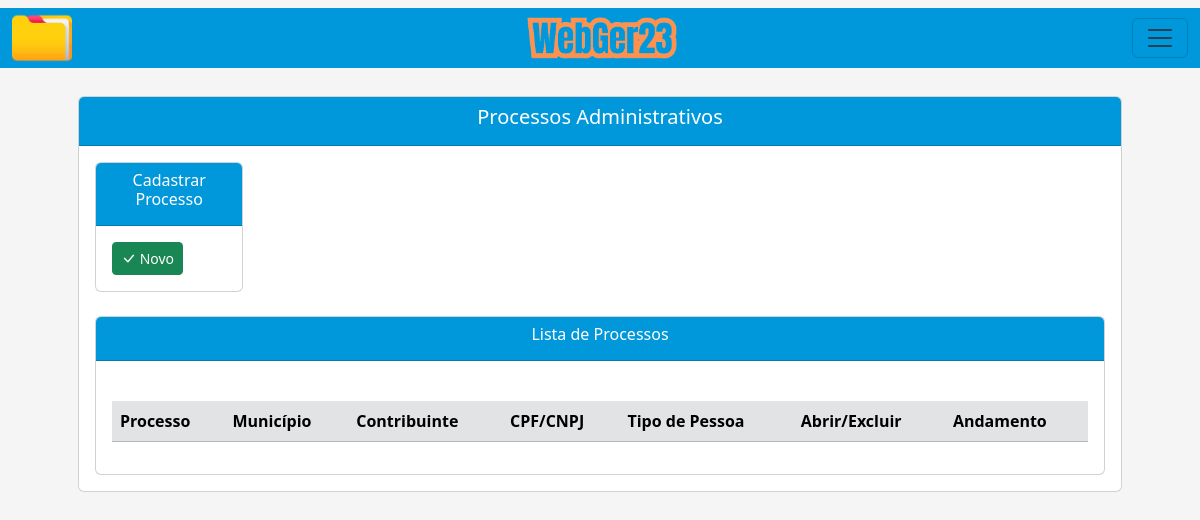
Page /listar/processo-adm/ on the earlier database version.
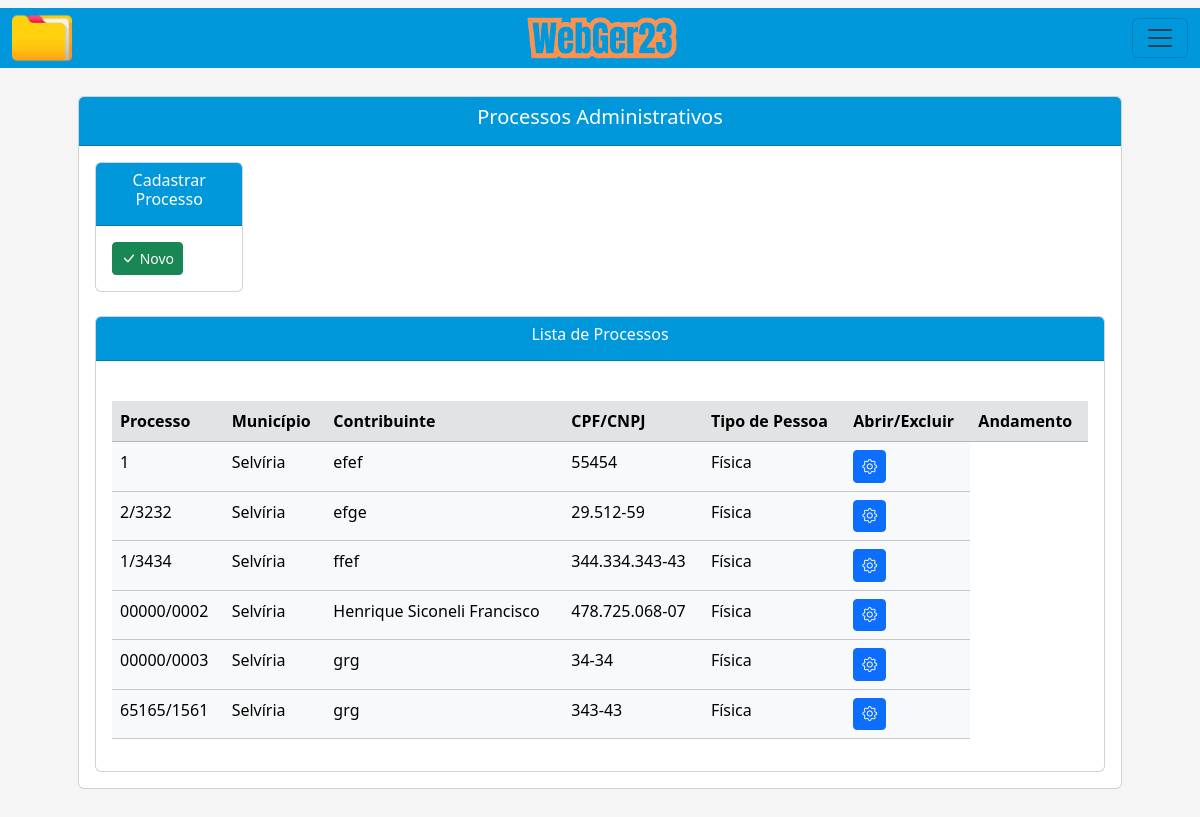
Same page on the later database version.
### processo/models.py (models this page shows, shortened)
class Base(models.Model): # Classe base, será herdada pelas outras classes
    data_criacao = models.DateField('data_criação', auto_now_add=True)
    data_alteracao = models.DateField('Alterado', auto_now=True)
    ativo = models.BooleanField('Ativo?', default=True)
    class Meta:
        abstract = True

class ProcessoAdm(Base):
    ufs = (
        ('MS', 'MS'), ('MT', 'MT'), ('SP', 'SP'), ('RJ', 'RJ'),
    )
    municipios = (
        ('Selvíria', 'Selvíria'), ('Inocência', 'Inocência'),
    )
    tipo_pessoas = (
        ('Física', 'Física'), ('Jurídica', 'Jurídica'),
    )
    criador_processo_adm = models.ForeignKey(get_user_model(), verbose_name='Usuário Criador', on_delete=models.CASCADE) # Usuário que criou o processo, utilizando chave primária com o get_user_model do django, para utilizar o usuário logado automaticamente
    numero = models.CharField(unique=True, verbose_name='N°', max_length=10) # Número do processo
    municipio = models.CharField(max_length=50, choices=municipios, verbose_name='Município') # Município
    uf = models.CharField(max_length=2, choices=ufs) # UF
    data_inicial = models.DateField(blank=True, null=True) # Data Inicial do Período do processo
    data_final = models.DateField(blank=True, null=True) # Data final do Período do processo
    data_div_ativa = models.DateField(blank=True, null=True) # Data dívida ativa
    valor_atributo = models.CharField(max_length=14, blank=True, null=True)  # Valor do atributo
    valor_multa = models.CharField(max_length=14, blank=True, null=True) # Valor da multa
    valor_credito = models.CharField(max_length=14, blank=True, null=True) # Valor do crédito
    valor_atualizado = models.CharField(max_length=14, blank=True, null=True) # Valor do atualizado
    data_valor_atualizado = models.DateField(blank=True, null=True) # Data valor atualizado
    nome_contribuinte = models.CharField(max_length=50)  # Nome / Razão Social
    tipo_pessoa = models.CharField(max_length=50, choices=tipo_pessoas) # Física / Jurídica
    documento = models.CharField(max_length=20, verbose_name='CPF/CNPJ', unique=True) # CPF / CNPJ
    nome_fantasia = models.CharField(max_length=50, blank=True, null=True) # Nome Fantasia
    email = models.EmailField(max_length=50, blank=True, null=True) # E-mail
    endereco = models.CharField(max_length=150) # Rua
    complemento = models.CharField(max_length=50, blank=True, null=True) # Complemento
    municipio_contribuinte = models.CharField(max_length=50, blank=True, null=True) # Município Contribuinte
    uf_contribuinte = models.CharField(max_length=2, choices=ufs, verbose_name='UF', blank=True, null=True) # UF Contribuinte
    cep = models.CharField(max_length=10, blank=True, null=True) # CEP
    telefone = models.CharField(max_length=20, blank=True, null=True) # Telefone
    celular = models.CharField(max_length=20, blank=True, null=True) # Celular

### processo/views.py (the view)
# urls.py: path('listar/processo-adm/', ProcessoAdmList.as_view(), name='proc-adm-list'),
class ProcessoAdmList(ListView):
    model = ProcessoAdm
    template_name = 'processo/listas/processo_adm_list.html'

### processo/templates/processo/listas/processo_adm_list.html (shortened to what this page needs)
{% extends 'index.html' %}
{% load static %}
{% block conteudo %}
    <div class="container p-5">
        <br><br>
        <div class="card">
            <div class="card-header text-white" style="background-color: #0098DB;">
                <h5 style="text-align: center;">Processos Administrativos</h5>
            </div>
            <div class="card-body">
                <div class="row">
                    <div class="col">
                        <div class="card">
                            <div class="card-header text-white" style="background-color: #0098DB; text-align: center;" >
                            <h6>Cadastrar Processo</h6>
                            </div>
                            <div class="card-body">
                                <a href="{% url 'proc-adm-create' %}" class="btn btn-success btn-sm"><i class="bi bi-check-lg" style="font-size: 15px;"></i> Novo</a>
                            </div>
                        </div>
                    </div>
                    <div class="col">
                    </div>
                    <div class="col">
                    </div>
                    <div class="col">
                    </div>
                    <div class="col">
                    </div>
                    <div class="col">
                    </div>
                </div>
                <br>
                <div class="card">
                    <div class="card-header text-white" style="background-color: #0098DB; text-align: center;">
                    <h6>Lista de Processos</h6>
                    </div>
                    <div class="card-body">
                        <div class="table-responsive">
                            <br>
                            <table class="table table-hover table-light" id="tabela-listar">
                                <thead>
                                    <tr class="table-secondary">
                                        <th>Processo</th>
                                        <th>Município</th>
                                        <th>Contribuinte</th>
                                        <th>CPF/CNPJ</th>
                                        <th>Tipo de Pessoa</th>
                                        <th>Abrir/Excluir</th>
                                        <th>Andamento</th>
                                    </tr>
                                </thead>
                                <tbody>
                                    {% for processo in object_list %}
                                    <tr>
                                        <td>{{ processo.numero }}</td>
                                        <td>{{ processo.municipio }}</td>
                                        <td>{{ processo.nome_contribuinte }}</td>
                                        <td>{{ processo.documento }}</td>
                                        <td>{{ processo.tipo_pessoa }}</td>
                                        <td>
                                            <a href="{% url 'proc-adm-update' processo.pk %}" class="btn btn-primary btn-sm"><i class="bi bi-gear" style="font-size: 15px;"></i></a>
                                        </td>
                                    </tr>
                                    {% endfor %}
                                </tbody>
                            </table>
                        </div>
                    </div>
                </div>
            </div>
        </div>
    </div>
{% endblock %}

Differences in the rows shown:
added ProcessoAdm: numero "1", municipio "Selvíria", nome_contribuinte "efef", documento "55454", tipo_pessoa "Física"
added ProcessoAdm: numero "2/3232", municipio "Selvíria", nome_contribuinte "efge", documento "29.512-59", tipo_pessoa "Física"
added ProcessoAdm: numero "1/3434", municipio "Selvíria", nome_contribuinte "ffef", documento "344.334.343-43", tipo_pessoa "Física"
added ProcessoAdm: numero "00000/0002", municipio "Selvíria", nome_contribuinte "Henrique Siconeli Francisco", documento "478.725.068-07", tipo_pessoa "Física"
added ProcessoAdm: numero "00000/0003", municipio "Selvíria", nome_contribuinte "grg", documento "34-34", tipo_pessoa "Física"
added ProcessoAdm: numero "65165/1561", municipio "Selvíria", nome_contribuinte "grg", documento "343-43", tipo_pessoa "Física"
